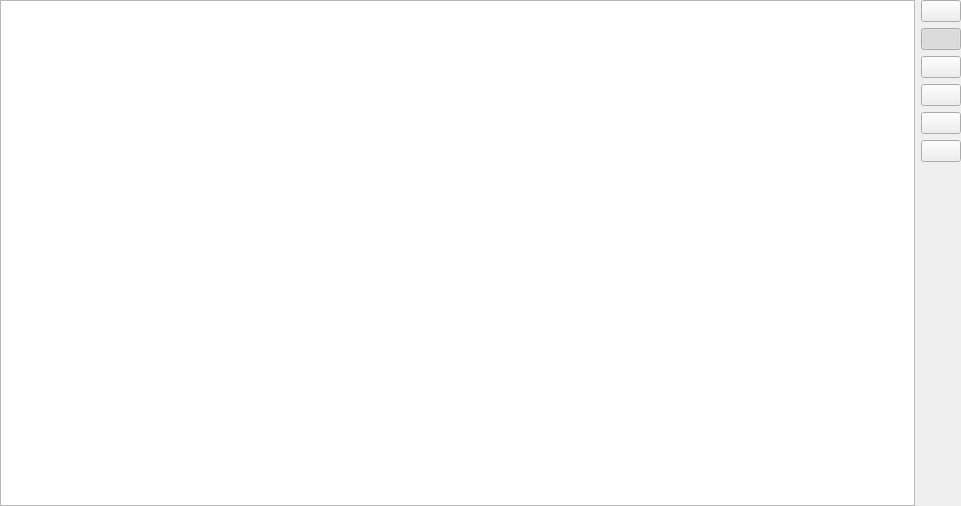
<?xml version="1.0" encoding="UTF-8"?>
<ui version="4.0">
 <class>SimpleTableDebugWidget</class>
 <widget class="QWidget" name="SimpleTableDebugWidget">
  <property name="geometry">
   <rect>
    <x>0</x>
    <y>0</y>
    <width>961</width>
    <height>506</height>
   </rect>
  </property>
  <property name="sizePolicy">
   <sizepolicy hsizetype="Expanding" vsizetype="Expanding">
    <horstretch>0</horstretch>
    <verstretch>0</verstretch>
   </sizepolicy>
  </property>
  <property name="minimumSize">
   <size>
    <width>0</width>
    <height>200</height>
   </size>
  </property>
  <property name="sizeIncrement">
   <size>
    <width>0</width>
    <height>0</height>
   </size>
  </property>
  <property name="windowTitle">
   <string>Data</string>
  </property>
  <layout class="QHBoxLayout" name="horizontalLayout">
   <property name="leftMargin">
    <number>0</number>
   </property>
   <property name="topMargin">
    <number>0</number>
   </property>
   <property name="rightMargin">
    <number>0</number>
   </property>
   <property name="bottomMargin">
    <number>0</number>
   </property>
   <item>
    <widget class="SimpleTableWidget" name="tableView">
     <property name="minimumSize">
      <size>
       <width>0</width>
       <height>0</height>
      </size>
     </property>
    </widget>
   </item>
   <item>
    <layout class="QVBoxLayout" name="verticalLayout">
     <item>
      <widget class="QPushButton" name="pushButtonUpdate">
       <property name="text">
        <string/>
       </property>
       <property name="icon">
        <iconset resource="../../../../libres/resources/icons.qrc">
         <normaloff>:/icons/update_once.svg</normaloff>:/icons/update_once.svg</iconset>
       </property>
       <property name="iconSize">
        <size>
         <width>32</width>
         <height>32</height>
        </size>
       </property>
      </widget>
     </item>
     <item>
      <widget class="QPushButton" name="pushButtonUpdateRealtime">
       <property name="text">
        <string/>
       </property>
       <property name="icon">
        <iconset resource="../../../../libres/resources/icons.qrc">
         <normaloff>:/icons/update_auto.svg</normaloff>:/icons/update_auto.svg</iconset>
       </property>
       <property name="iconSize">
        <size>
         <width>32</width>
         <height>32</height>
        </size>
       </property>
       <property name="checkable">
        <bool>true</bool>
       </property>
       <property name="checked">
        <bool>true</bool>
       </property>
      </widget>
     </item>
     <item>
      <widget class="QPushButton" name="pushButtonSave">
       <property name="text">
        <string/>
       </property>
       <property name="icon">
        <iconset resource="../../../../libres/resources/icons.qrc">
         <normaloff>:/icons/save.svg</normaloff>:/icons/save.svg</iconset>
       </property>
       <property name="iconSize">
        <size>
         <width>32</width>
         <height>32</height>
        </size>
       </property>
      </widget>
     </item>
     <item>
      <widget class="QPushButton" name="pushButtonLoad">
       <property name="text">
        <string/>
       </property>
       <property name="icon">
        <iconset resource="../../../../libres/resources/icons.qrc">
         <normaloff>:/icons/load.svg</normaloff>:/icons/load.svg</iconset>
       </property>
       <property name="iconSize">
        <size>
         <width>32</width>
         <height>32</height>
        </size>
       </property>
      </widget>
     </item>
     <item>
      <widget class="QPushButton" name="pushButtonSync">
       <property name="text">
        <string/>
       </property>
       <property name="icon">
        <iconset resource="../../../../libres/resources/icons.qrc">
         <normaloff>:/icons/synchronize.svg</normaloff>:/icons/synchronize.svg</iconset>
       </property>
       <property name="iconSize">
        <size>
         <width>32</width>
         <height>32</height>
        </size>
       </property>
      </widget>
     </item>
     <item>
      <widget class="QPushButton" name="pushButtonClear">
       <property name="text">
        <string/>
       </property>
       <property name="icon">
        <iconset resource="../../../../libres/resources/icons.qrc">
         <normaloff>:/icons/clear.svg</normaloff>:/icons/clear.svg</iconset>
       </property>
       <property name="iconSize">
        <size>
         <width>32</width>
         <height>32</height>
        </size>
       </property>
      </widget>
     </item>
     <item>
      <spacer name="verticalSpacer">
       <property name="orientation">
        <enum>Qt::Vertical</enum>
       </property>
       <property name="sizeHint" stdset="0">
        <size>
         <width>10</width>
         <height>10</height>
        </size>
       </property>
      </spacer>
     </item>
    </layout>
   </item>
  </layout>
 </widget>
 <customwidgets>
  <customwidget>
   <class>SimpleTableWidget</class>
   <extends>QTableView</extends>
   <header location="global">widgets/table/SimpleTableWidget.hpp</header>
  </customwidget>
 </customwidgets>
 <resources>
  <include location="../../../../libres/resources/icons.qrc"/>
 </resources>
 <connections/>
</ui>
